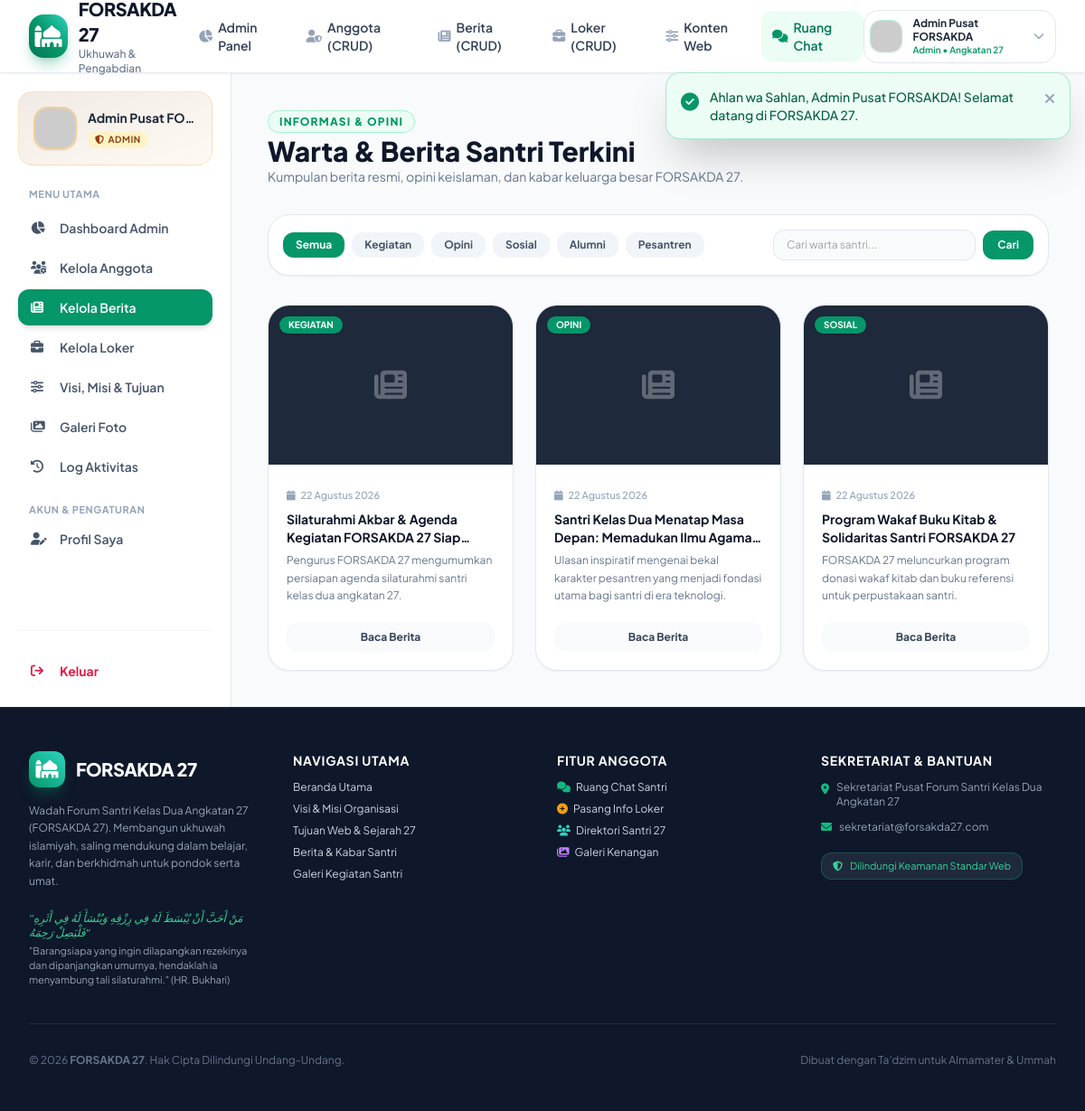
Screenshot of /views/member/berita.php (signed in) with the database file from the repository.
### tables this page shows
CREATE TABLE IF NOT EXISTS `news` (
  `id` INT AUTO_INCREMENT PRIMARY KEY,
  `user_id` INT NOT NULL,
  `judul` VARCHAR(255) NOT NULL,
  `slug` VARCHAR(255) NOT NULL,
  `kategori` VARCHAR(50) DEFAULT 'Berita',
  `ringkasan` TEXT NULL,
  `konten` LONGTEXT NOT NULL,
  `gambar` VARCHAR(255) NULL,
  `status` ENUM('published', 'draft') DEFAULT 'published',
  `is_pinned` TINYINT(1) DEFAULT 0,
  `views` INT DEFAULT 0,
  `created_at` DATETIME DEFAULT CURRENT_TIMESTAMP,
  `updated_at` DATETIME DEFAULT CURRENT_TIMESTAMP ON UPDATE CURRENT_TIMESTAMP,
  INDEX (`user_id`),
  INDEX (`slug`),
  INDEX (`status`),
  INDEX (`is_pinned`)
);

### config/security.php (called while the page is built, shortened)
<?php
function e(?string $data): string {
    return htmlspecialchars($data, ENT_QUOTES | ENT_SUBSTITUTE, 'UTF-8');
}
function sanitize_input(?string $data): string {
    $data = trim($data);
    $data = stripslashes($data);
    return strip_tags($data);
}
function format_date_id(string $datetime, bool $withTime = true): string {
    $timestamp = strtotime($datetime);
    $bulan = [
        1 => 'Januari', 'Februari', 'Maret', 'April', 'Mei', 'Juni',
        'Juli', 'Agustus', 'September', 'Oktober', 'November', 'Desember'
    ];
    $d = date('j', $timestamp);
    $m = $bulan[(int)date('n', $timestamp)];
    $y = date('Y', $timestamp);
    return "$d $m $y";
}

### views/member/berita.php (the view, shortened to what this page needs)
<?php
require_once __DIR__ . '/../../includes/header.php';
$pdo = Database::getConnection();
$q = sanitize_input($_GET['q'] ?? '');
$kategori = sanitize_input($_GET['kategori'] ?? '');
$sql = "SELECT * FROM news WHERE status = 'published'";
$params = [];
$sql .= " ORDER BY is_pinned DESC, created_at DESC";
$stmt = $pdo->prepare($sql);
$stmt->execute($params);
$newsList = $stmt->fetchAll();
$kategoriList = ['Semua', 'Kegiatan', 'Opini', 'Sosial', 'Alumni', 'Pesantren'];
?>
<div class="flex-1 flex flex-col md:flex-row bg-slate-50 dark:bg-slate-950">
    <?php require_once __DIR__ . '/../../includes/sidebar.php'; ?>
    <main class="flex-1 p-6 sm:p-10 space-y-8 overflow-y-auto">
        <div class="flex flex-col sm:flex-row sm:items-center justify-between gap-4">
            <div>
                <span class="text-xs font-extrabold uppercase tracking-widest text-brand-600 bg-brand-50 px-3 py-1 rounded-full border border-brand-200">
                    Informasi & Opini
                </span>
                <h1 class="text-2xl sm:text-3xl font-black text-slate-900 dark:text-white mt-1">
                    Warta & Berita Santri Terkini
                </h1>
                <p class="text-slate-500 dark:text-slate-400 text-xs sm:text-sm">
                    Kumpulan berita resmi, opini keislaman, dan kabar keluarga besar FORSAKDA 27.
                </p>
            </div>
        </div>
        <div class="bg-white dark:bg-slate-900 p-4 rounded-3xl border border-slate-200 dark:border-slate-800 shadow-sm flex flex-col md:flex-row items-center justify-between gap-4">
            <div class="flex items-center gap-2 overflow-x-auto w-full md:w-auto pb-2 md:pb-0">
                <?php foreach ($kategoriList as $kat): ?>
                    <?php
                    $isActive = ($kategori === $kat) || (empty($kategori) && $kat === 'Semua');
                    $linkUrl = ($kat === 'Semua') ? BASE_URL . '/views/member/berita.php' : BASE_URL . '/views/member/berita.php?kategori=' . urlencode($kat);
                    ?>
                    <a href="<?php echo $linkUrl; ?>" class="px-3.5 py-1.5 rounded-xl text-xs font-bold whitespace-nowrap transition <?php echo $isActive ? 'bg-brand-600 text-white shadow-sm' : 'bg-slate-100 dark:bg-slate-800 text-slate-600 dark:text-slate-300 hover:bg-brand-50'; ?>">
                        <?php echo e($kat); ?>
                    </a>
                <?php endforeach; ?>
            </div>
            <form method="GET" action="" class="w-full md:w-72 flex items-center gap-2">
                <input type="text" name="q" value="<?php echo e($q); ?>" placeholder="Cari warta santri..." class="w-full px-3.5 py-2 bg-slate-50 dark:bg-slate-800 border border-slate-200 dark:border-slate-700 rounded-xl text-xs focus:outline-none focus:border-brand-500 text-slate-800 dark:text-slate-200">
                <button type="submit" class="px-4 py-2 bg-brand-600 text-white rounded-xl text-xs font-bold hover:bg-brand-500 transition">
                    Cari
                </button>
            </form>
        </div>
        <div class="grid grid-cols-1 md:grid-cols-2 lg:grid-cols-3 gap-6">
            <?php if (empty($newsList)): ?>
                <div class="col-span-3 text-center py-16 bg-white dark:bg-slate-900 rounded-3xl border border-slate-200 dark:border-slate-800 text-slate-400 text-sm">
                    <p>Tidak ada berita ditemukan.</p>
                </div>
            <?php else: ?>
                <?php foreach ($newsList as $news): ?>
                    <article class="bg-white dark:bg-slate-900 rounded-3xl overflow-hidden border border-slate-200 dark:border-slate-800 shadow-sm flex flex-col justify-between hover:shadow-lg transition">
                        <div>
                            <div class="h-44 bg-slate-800 relative overflow-hidden flex items-center justify-center">
                                <?php if (!empty($news['gambar'])): ?>
                                    <img src="<?php echo BASE_URL . '/' . e($news['gambar']); ?>" alt="<?php echo e($news['judul']); ?>" class="w-full h-full object-cover">
                                <?php else: ?>
                                    <i class="fa-solid fa-newspaper text-white/30 text-4xl"></i>
                                <?php endif; ?>
                                <span class="absolute top-3 left-3 bg-brand-600 text-white text-[10px] font-bold uppercase px-2.5 py-0.5 rounded-full shadow">
                                    <?php echo e($news['kategori']); ?>
                                </span>
                            </div>
                            <div class="p-5">
                                <span class="text-[11px] text-slate-400 font-medium">
                                    <i class="fa-solid fa-calendar mr-1"></i> <?php echo format_date_id($news['created_at'], false); ?>
                                </span>
                                <h3 class="text-sm font-bold text-slate-900 dark:text-white mt-1.5 line-clamp-2 hover:text-brand-600">
                                    <a href="<?php echo BASE_URL; ?>/views/public/berita-detail.php?slug=<?php echo urlencode($news['slug']); ?>">
                                        <?php echo e($news['judul']); ?>
                                    </a>
                                </h3>
                                <p class="text-xs text-slate-500 dark:text-slate-400 mt-1.5 line-clamp-3 leading-relaxed">
                                    <?php echo e($news['ringkasan'] ?: strip_tags($news['konten'])); ?>
                                </p>
                            </div>
                        </div>
                        <div class="p-5 pt-0">
                            <a href="<?php echo BASE_URL; ?>/views/public/berita-detail.php?slug=<?php echo urlencode($news['slug']); ?>" class="w-full py-2 bg-slate-50 dark:bg-slate-800 hover:bg-brand-50 hover:text-brand-700 text-slate-700 dark:text-slate-300 font-bold rounded-xl text-xs text-center transition block">
                                Baca Berita
                            </a>
                        </div>
                    </article>
                <?php endforeach; ?>
            <?php endif; ?>
        </div>
    </main>
</div>
<?php require_once __DIR__ . '/../../includes/footer.php'; ?>

### assets/css/custom.css (style rules this page uses)
:root { --primary: #059669; --primary-dark: #064e3b; --accent: #d97706; }
body { font-family: 'Plus Jakarta Sans', -apple-system, BlinkMacSystemFont, 'Segoe UI', Roboto, sans-serif; }

### rows the page displays
news: kategori "KEGIATAN", created_at "22 Agustus 2026", judul "Silaturahmi Akbar & Agenda Kegiatan FORSAKDA 27…", ringkasan "Pengurus FORSAKDA 27 mengumumkan persiapan agenda silaturahmi santri kelas dua angkatan 27."
news: kategori "OPINI", created_at "22 Agustus 2026", judul "Santri Kelas Dua Menatap Masa Depan: Memadukan Ilmu…", ringkasan "Ulasan inspiratif mengenai bekal karakter pesantren yang menjadi fondasi utama bagi santri di era teknologi."
news: kategori "SOSIAL", created_at "22 Agustus 2026", judul "Program Wakaf Buku Kitab & Solidaritas Santri FORSAKDA 27", ringkasan "FORSAKDA 27 meluncurkan program donasi wakaf kitab dan buku referensi untuk perpustakaan santri."

### other values shown
$message "Ahlan wa Sahlan, Admin Pusat FORSAKDA! Selamat datang di FORSAKDA 27."
$currentUser['nama'] "Admin Pusat FORSAKDA"
$currentUser['role'] "Admin"
$user['nama'] "Admin Pusat FO…"
$user['role'] "ADMIN"
$kat "Semua"
$kat "Kegiatan"
$kat "Opini"
$kat "Sosial"
$kat "Alumni"
$kat "Pesantren"
APP_NAME "FORSAKDA 27"
